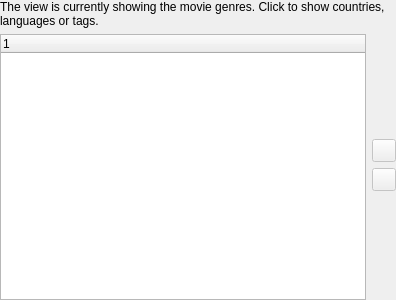
<ui version="4.0" >
 <class>MvdExtendedInfoPage</class>
 <widget class="QWidget" name="MvdExtendedInfoPage" >
  <property name="geometry" >
   <rect>
    <x>0</x>
    <y>0</y>
    <width>396</width>
    <height>300</height>
   </rect>
  </property>
  <property name="windowTitle" >
   <string>Form</string>
  </property>
  <layout class="QGridLayout" name="gridLayout" >
   <property name="margin" >
    <number>0</number>
   </property>
   <item row="0" column="0" colspan="2" >
    <widget class="QLabel" name="toggleLabel" >
     <property name="contextMenuPolicy" >
      <enum>Qt::NoContextMenu</enum>
     </property>
     <property name="text" >
      <string>The view is currently showing the movie genres. Click to show countries, languages or tags.</string>
     </property>
     <property name="wordWrap" >
      <bool>true</bool>
     </property>
     <property name="margin" >
      <number>4</number>
     </property>
    </widget>
   </item>
   <item rowspan="4" row="1" column="0" >
    <widget class="QStackedWidget" name="stack" >
     <property name="currentIndex" >
      <number>1</number>
     </property>
     <widget class="QWidget" name="page" >
      <property name="geometry" >
       <rect>
        <x>0</x>
        <y>0</y>
        <width>367</width>
        <height>258</height>
       </rect>
      </property>
      <layout class="QGridLayout" >
       <property name="margin" >
        <number>0</number>
       </property>
       <item row="0" column="0" >
        <widget class="MvdSDTreeWidget" name="genres" >
         <column>
          <property name="text" >
           <string>1</string>
          </property>
         </column>
        </widget>
       </item>
      </layout>
     </widget>
     <widget class="QWidget" name="page_2" >
      <property name="geometry" >
       <rect>
        <x>0</x>
        <y>0</y>
        <width>367</width>
        <height>258</height>
       </rect>
      </property>
      <layout class="QGridLayout" >
       <property name="margin" >
        <number>0</number>
       </property>
       <item row="0" column="0" >
        <widget class="MvdSDTreeWidget" name="countries" >
         <column>
          <property name="text" >
           <string>1</string>
          </property>
         </column>
        </widget>
       </item>
      </layout>
     </widget>
     <widget class="QWidget" name="page_3" >
      <property name="geometry" >
       <rect>
        <x>0</x>
        <y>0</y>
        <width>367</width>
        <height>258</height>
       </rect>
      </property>
      <layout class="QGridLayout" >
       <property name="margin" >
        <number>0</number>
       </property>
       <item row="0" column="0" >
        <widget class="MvdSDTreeWidget" name="languages" >
         <column>
          <property name="text" >
           <string>1</string>
          </property>
         </column>
        </widget>
       </item>
      </layout>
     </widget>
     <widget class="QWidget" name="page_4" >
      <property name="geometry" >
       <rect>
        <x>0</x>
        <y>0</y>
        <width>367</width>
        <height>258</height>
       </rect>
      </property>
      <layout class="QGridLayout" >
       <property name="margin" >
        <number>0</number>
       </property>
       <item row="0" column="0" >
        <widget class="MvdSDTreeWidget" name="tags" >
         <column>
          <property name="text" >
           <string>1</string>
          </property>
         </column>
        </widget>
       </item>
      </layout>
     </widget>
    </widget>
   </item>
   <item row="1" column="1" >
    <spacer name="verticalSpacer_2" >
     <property name="orientation" >
      <enum>Qt::Vertical</enum>
     </property>
     <property name="sizeHint" stdset="0" >
      <size>
       <width>20</width>
       <height>81</height>
      </size>
     </property>
    </spacer>
   </item>
   <item row="2" column="1" >
    <widget class="QToolButton" name="moveUpBtn" >
     <property name="enabled" >
      <bool>false</bool>
     </property>
     <property name="toolTip" >
      <string>Move the selected item up.</string>
     </property>
     <property name="text" >
      <string/>
     </property>
    </widget>
   </item>
   <item row="3" column="1" >
    <widget class="QToolButton" name="moveDownBtn" >
     <property name="enabled" >
      <bool>false</bool>
     </property>
     <property name="toolTip" >
      <string>Move the selected item down.</string>
     </property>
     <property name="text" >
      <string/>
     </property>
    </widget>
   </item>
   <item row="4" column="1" >
    <spacer name="verticalSpacer" >
     <property name="orientation" >
      <enum>Qt::Vertical</enum>
     </property>
     <property name="sizeHint" stdset="0" >
      <size>
       <width>20</width>
       <height>109</height>
      </size>
     </property>
    </spacer>
   </item>
  </layout>
 </widget>
 <customwidgets>
  <customwidget>
   <class>MvdSDTreeWidget</class>
   <extends>QTreeWidget</extends>
   <header>sdtreewidget.h</header>
  </customwidget>
 </customwidgets>
 <resources/>
 <connections/>
</ui>
